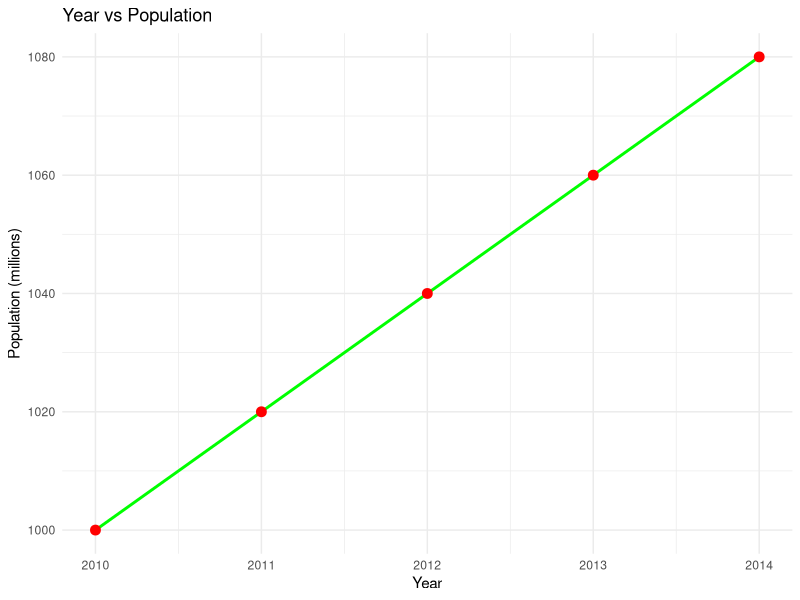

The R source for this figure:
library(ggplot2)

year_population_data <- data.frame(
  Year = 2010:2014,
  Population = c(1000,1020,1040,1060,1080)
)

ggplot(year_population_data, aes(Year, Population)) +
  geom_line(color="green", size=1) +
  geom_point(color="red", size=3) +
  labs(title="Year vs Population",
       x="Year", y="Population (millions)") +
  theme_minimal()

